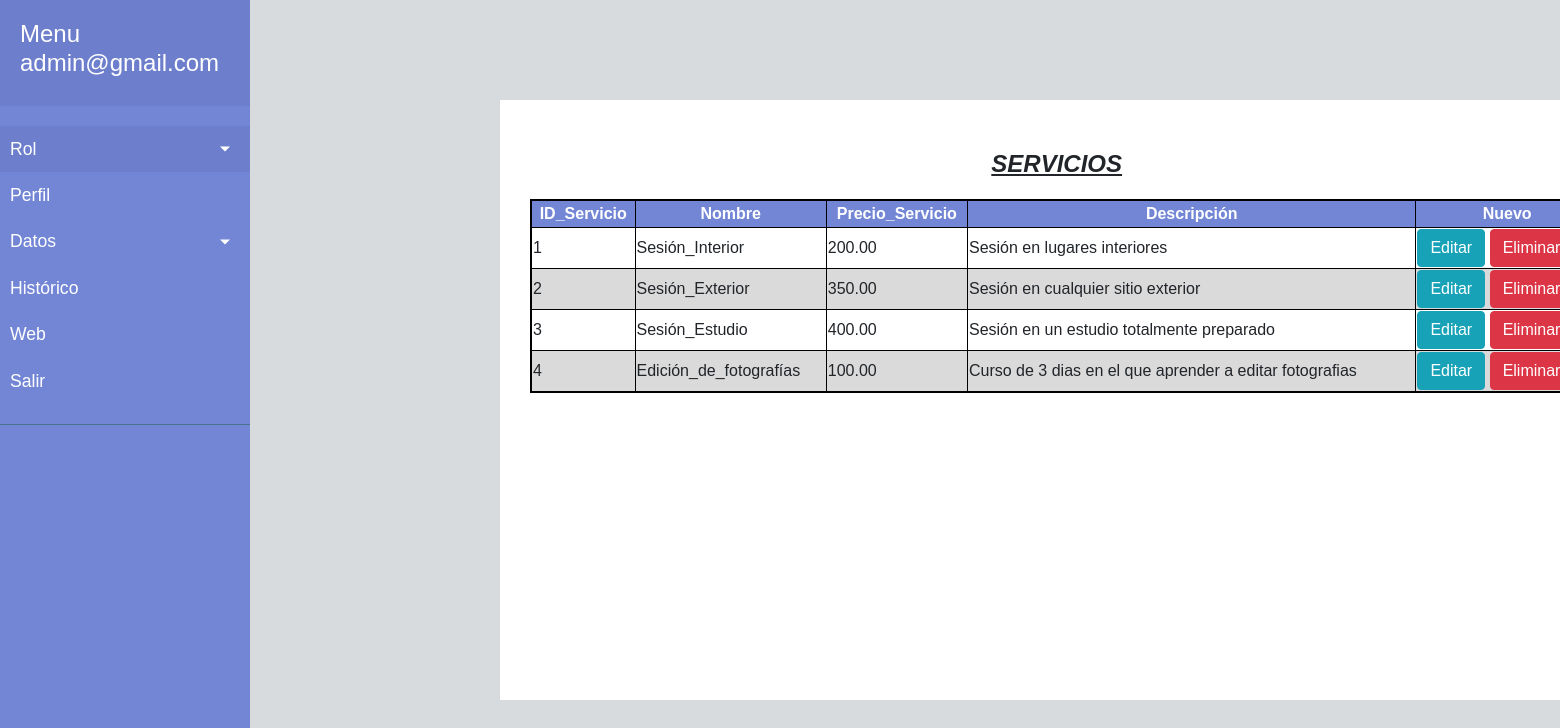
Screenshot of /serviciosAdmin.php (signed in) with the database file from the repository.
### tables this page shows
CREATE TABLE servicios (
    ID              BIGINT(20)      NOT NULL AUTO_INCREMENT,
    NOMBRE_SERVICIO VARCHAR(255)    NOT NULL,
    PRECIO_SERVICIO DECIMAL(5,2)    NOT NULL,
    DESCRIPCION     VARCHAR(255)    NOT NULL,

    PRIMARY KEY (ID)
    
);

### serviciosAdmin.php (the view, shortened to what this page needs)
<!DOCTYPE html>
<html lang="en">
<head>
    <link rel="stylesheet" href="css/bootstrap.min.css" />
    <link rel="stylesheet" href="css/fontawesome.min.css" />
    <link rel="stylesheet" href="css/solid.min.css" />
    <link rel="stylesheet" href="css/brands.min.css" />
    <link rel="stylesheet" href="css/stylesAdmin.css">
</head>
<body style="background-color: #D7DBDD;">
    <div class="wrapper">
        <nav id="sidebar">
            <div class="sidebar-header">
                <h4>Menu <?php echo $_SESSION['username'] ?></h4>
            </div>
            <ul class="list-unstyled components">
                <li class="active">
                    <a href="#submenuInicio" data-toggle="collapse" aria-expanded="false" class="dropdown-toggle">Rol</a>
                </li>
                <li>
                    <a href="admin.php">Perfil</a>
                </li>
                <li>
                    <a href="#pageSubmenu" data-toggle="collapse" aria-expanded="false" class="dropdown-toggle">Datos</a>
                </li>
                <li>
                    <a href="#">Histórico</a>
                </li>
                <li>
                    <a href="index.php">Web</a>
                </li>
                <li>
                    <a href="logout.php">Salir</a>
                </li>
            </ul>
        </nav>
        <div class="container bg-white mt-9 mb-9" style="margin-top: 100px; margin-left:500px; height: 600px">
            <div class="col-md-8">
                    <h4 class="text-center" style="margin-top: 50px; font-style:italic; font-weight: bolder; text-decoration:underline; margin-left: 350px">SERVICIOS</h4>
                <table border=1 style="border:2px solid black; margin-top:20px">
                    <tr>
                        <th>ID_Servicio</th>
                        <th>Nombre</th>
                        <th>Precio_Servicio</th>
                        <th>Descripción</th>
                        <th><a href="nuevo.php">Nuevo</a></th>
                    </tr>
                        <?php
                        include './config/config.php';
                        $sql = "SELECT id,nombre_servicio,precio_servicio,descripcion FROM servicios";
                        $result = mysqli_query($conexion,$sql);
                        while($mostrarServicios = mysqli_fetch_array($result)){
                        ?>
                        <tr>
                            <td><?php echo $mostrarServicios['id'];?></td>
                            <td><?php echo $mostrarServicios['nombre_servicio'];?></td>
                            <td><?php echo $mostrarServicios['precio_servicio'];?></td>
                            <td><?php echo $mostrarServicios['descripcion'];?></td>
                            <td>
                            <button class="btn btn-info"><a href="actualizarServicios.php?id=<?php echo $mostrarServicios['id']?>" >Editar</a></button>
                            <button class="btn btn-danger"><a href="borrarServicio.php?id=<?php echo $mostrarServicios['id']?>">Eliminar</a></button>
                            </td>
                        </tr>
                        <?php
                        }
                        ?>
                </table>
            </div>
        </div>
    </div>
</body>
</html>

### css/stylesAdmin.css (style rules this page uses)
.wrapper { display: flex; width: 100%; }
#sidebar { width: 250px; position: fixed; top: 0; left: 0; height: 100vh; z-index: 999; background: #4a5da8; color: #fff; transition: all 0.3s; }
a[data-toggle="collapse"] { position: relative; }
.dropdown-toggle::after { display: block; position: absolute; top: 50%; right: 20px; transform: translateY(-50%); }
body { font-family: 'Poppins', sans-serif; background: #fafafa; }
a, a:hover, a:focus { color: inherit; text-decoration: none; transition: all 0.3s; }
#sidebar { background: #7386D5; color: #fff; transition: all 0.3s; }
#sidebar .sidebar-header { padding: 20px; background: #6d7fcc; }
#sidebar ul.components { padding: 20px 0; border-bottom: 1px solid #47748b; }
#sidebar ul li a { padding: 10px; font-size: 1.1em; display: block; }
#sidebar ul li.active > a, a[aria-expanded="true"] { color: #fff; background: #6d7fcc; }
table { width: 1070px; height: 150px; }
table th { background-color: #7386D5; color: white; text-align: center; }
table tr:nth-child(odd) { background-color: rgb(218, 218, 218); }

### rows the page displays
servicios: ID "1", NOMBRE_SERVICIO "Sesión_Interior", PRECIO_SERVICIO "200.00", DESCRIPCION "Sesión en lugares interiores"
servicios: ID "2", NOMBRE_SERVICIO "Sesión_Exterior", PRECIO_SERVICIO "350.00", DESCRIPCION "Sesión en cualquier sitio exterior"
servicios: ID "3", NOMBRE_SERVICIO "Sesión_Estudio", PRECIO_SERVICIO "400.00", DESCRIPCION "Sesión en un estudio totalmente preparado"
servicios: ID "4", NOMBRE_SERVICIO "Edición_de_fotografías", PRECIO_SERVICIO "100.00", DESCRIPCION "Curso de 3 dias en el que aprender a editar fotografias"

### other values shown
$_SESSION['username'] "admin@gmail.com"
